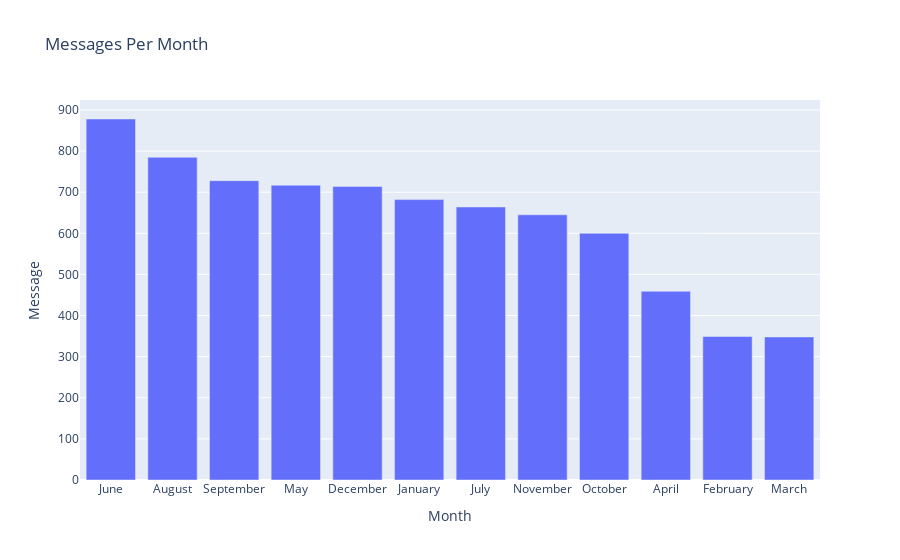

Here is the notebook cell this chart was saved with:
### Code cell
df_month = df.groupby('Month').agg({'Message':'count'}).sort_values(by='Message',ascending=False).reset_index()
fig = px.bar(df_month, x='Month', y='Message', title='Messages Per Month')
fig.show()

### Figure 1 — Plotly figure (JSON) as saved in the notebook; plotly's stock layout.template omitted (floating-point values rounded to 4 significant figures)
{"data": [{"alignmentgroup": "True", "hovertemplate": "Month=%{x}<br>Message=%{y}<extra></extra>", "legendgroup": "", "marker": {"color": "#636efa", "pattern": {"shape": ""}}, "name": "", "offsetgroup": "", "orientation": "v", "showlegend": false, "textposition": "auto", "type": "bar", "x": ["June", "August", "September", "May", "December", "January", "July", "November", "October", "April", "February", "March"], "xaxis": "x", "y": [878, 785, 728, 717, 714, 682, 664, 645, 600, 459, 349, 348], "yaxis": "y"}], "layout": {"barmode": "relative", "legend": {"tracegroupgap": 0}, "title": {"text": "Messages Per Month"}, "xaxis": {"anchor": "y", "domain": [0, 1], "title": {"text": "Month"}}, "yaxis": {"anchor": "x", "domain": [0, 1], "title": {"text": "Message"}}}}
